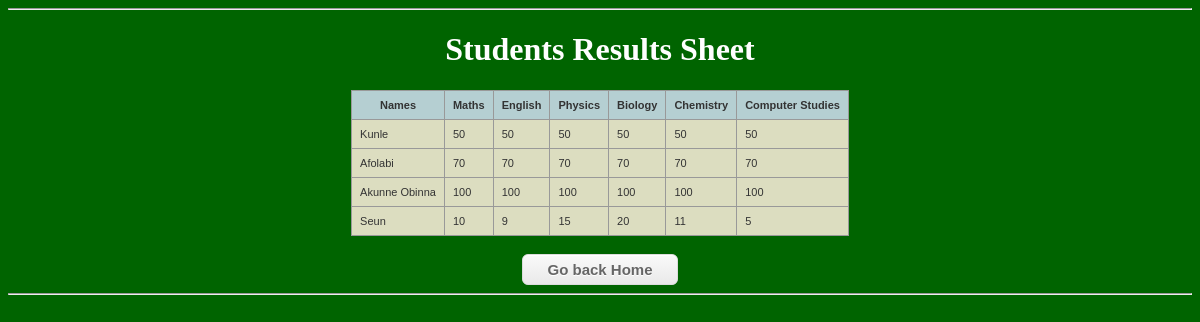
/views/displayResult.php, run on the app's committed database.
### tables this page shows
CREATE TABLE `results` (
  `id` int(11) NOT NULL,
  `Student` varchar(50) NOT NULL,
  `physics` int(11) NOT NULL,
  `chemistry` int(11) NOT NULL,
  `maths` int(11) NOT NULL,
  `english` int(11) NOT NULL,
  `biology` int(11) NOT NULL,
  `computer_studies` int(11) NOT NULL
);

### logics/functions.php (the view, shortened to what this page needs)
<?php
	function display_results(){
		$sql="SELECT * FROM results";
		require "connect.php";
		$results= mysqli_query($con, $sql);
		while ($row= mysqli_fetch_assoc($results)) {
			echo "<tr>";
			echo " <td>{$row['Student']} </td>";
			echo " <td>{$row['maths']} </td>";
			echo " <td>{$row['english']} </td>";
			echo " <td>{$row['physics']} </td>";
			echo " <td>{$row['biology']} </td>";
			echo " <td>{$row['chemistry']} </td>";
			echo " <td>{$row['computer_studies']} </td>";
			echo "</tr>";
		}
	}
?>

### views/displayResult.php
<!DOCTYPE html>
<html>
<head>
<link rel="stylesheet" href="../css/main.css"/>
</head>
<body>
<hr>
	<div class="myDiv" align="center">
		<h1>Students Results Sheet</h1>
				<table class="imagetable">
					  <tr>
						<th>Names</th>
						<th>Maths</th>
						<th>English</th>
						<th>Physics</th>
						<th>Biology</th>
						<th>Chemistry</th>
						<th>Computer Studies</th>
					  </tr>
					  <tr>
							<?php
								require"../logics/functions.php";
								display_results();
							?>
					  </tr>
				</table><br>
				<a href="http://localhost/movement/report-sheet/">
					<button class="myButton" >Go back Home</button>
				</a>
		<hr>
		</div>
</body>
</html>

### css/main.css (style rules this page uses)
body { background-color: darkgreen; }
.myButton { -moz-box-shadow:inset 0px 1px 0px 0px #ffffff; -webkit-box-shadow:inset 0px 1px 0px 0px #ffffff; box-shadow:inset 0px 1px 0px 0px #ffffff; background:-webkit-gradient(linear, left top, left bottom, color-stop(0.05, #f9f9f9), color-stop(1, #e9e9e9)); background:-moz-linear-gradient(top, #f9f9f9 5%, #e9e9e9 100%); background:-webkit-linear-gradient(top, #f9f9f9 5%, #e9e9e9 100%); background:-o-linear-gradient(top, #f9f9f9 5%, #e9e9e9 100%); background:-ms-linear-gradient(top, #f9f9f9 5%, #e9e9e9 100%); background:linear-gradient(to bottom, #f9f9f9 5%, #e9e9e9 100%); filter:progid:DXImageTransform.Microsoft.gradient(startColorstr='#f9f9f9', endColorstr='#e9e9e9',GradientType=0); background-color:#f9f9f9; -moz-border-radius:6px; -webkit-border-radius:6px; border-radius:6px; border:1px solid #dcdcdc; display:inline-block; cursor:pointer; color:#666666; font-family:Arial; font-size:15px; font-weight:bold; padding:6px 24px; text-decoration:none; text-shadow:0px 1px 0px #ffffff; }
h1 { color: white; }
table.imagetable { font-family: verdana,arial,sans-serif; font-size:11px; color:#333333; border-width: 1px; border-color: #999999; border-collapse: collapse; }
table.imagetable th { background:#b5cfd2; border-width: 1px; padding: 8px; border-style: solid; border-color: #999999; }
table.imagetable td { background:#dcddc0; border-width: 1px; padding: 8px; border-style: solid; border-color: #999999; }

### data on the page
results: Student "Kunle", maths "50", english "50", physics "50", biology "50", chemistry "50", computer_studies "50"
results: Student "Afolabi", maths "70", english "70", physics "70", biology "70", chemistry "70", computer_studies "70"
results: Student "Akunne Obinna", maths "100", english "100", physics "100", biology "100", chemistry "100", computer_studies "100"
results: Student "Seun", maths "10", english "9", physics "15", biology "20", chemistry "11", computer_studies "5"
